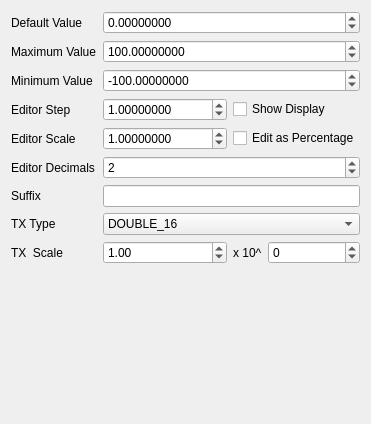
                <widget class="QWidget" name="page">
                 <layout class="QVBoxLayout" name="verticalLayout_4">
                  <item>
                   <layout class="QGridLayout" name="gridLayout_2" columnstretch="0,0,0,0">
                    <item row="5" column="0">
                     <widget class="QLabel" name="label_27">
                      <property name="text">
                       <string>Editor Decimals</string>
                      </property>
                     </widget>
                    </item>
                    <item row="1" column="1" colspan="3">
                     <widget class="QDoubleSpinBox" name="doubleMaxBox">
                      <property name="decimals">
                       <number>8</number>
                      </property>
                      <property name="minimum">
                       <double>-100000000000.000000000000000</double>
                      </property>
                      <property name="maximum">
                       <double>100000000000.000000000000000</double>
                      </property>
                      <property name="value">
                       <double>100.000000000000000</double>
                      </property>
                     </widget>
                    </item>
                    <item row="0" column="0">
                     <widget class="QLabel" name="label_6">
                      <property name="text">
                       <string>Default Value</string>
                      </property>
                     </widget>
                    </item>
                    <item row="1" column="0">
                     <widget class="QLabel" name="label_7">
                      <property name="text">
                       <string>Maximum Value</string>
                      </property>
                     </widget>
                    </item>
                    <item row="0" column="1" colspan="3">
                     <widget class="QDoubleSpinBox" name="doubleValBox">
                      <property name="decimals">
                       <number>8</number>
                      </property>
                      <property name="minimum">
                       <double>-10000000000.000000000000000</double>
                      </property>
                      <property name="maximum">
                       <double>10000000000.000000000000000</double>
                      </property>
                      <property name="value">
                       <double>0.000000000000000</double>
                      </property>
                     </widget>
                    </item>
                    <item row="7" column="1" colspan="3">
                     <widget class="QComboBox" name="doubleTxTypeBox">
                      <property name="currentIndex">
                       <number>0</number>
                      </property>
                      <item>
                       <property name="text">
                        <string>DOUBLE_16</string>
                       </property>
                      </item>
                      <item>
                       <property name="text">
                        <string>DOUBLE_32</string>
                       </property>
                      </item>
                      <item>
                       <property name="text">
                        <string>DOUBLE_32_AUTO</string>
                       </property>
                      </item>
                     </widget>
                    </item>
                    <item row="2" column="1" colspan="3">
                     <widget class="QDoubleSpinBox" name="doubleMinBox">
                      <property name="decimals">
                       <number>8</number>
                      </property>
                      <property name="minimum">
                       <double>-100000000000.000000000000000</double>
                      </property>
                      <property name="maximum">
                       <double>100000000000.000000000000000</double>
                      </property>
                      <property name="value">
                       <double>-100.000000000000000</double>
                      </property>
                     </widget>
                    </item>
                    <item row="6" column="1" colspan="3">
                     <widget class="QLineEdit" name="doubleSuffixEdit"/>
                    </item>
                    <item row="8" column="1">
                     <widget class="QDoubleSpinBox" name="doubleTxScaleBaseBox">
                      <property name="value">
                       <double>1.000000000000000</double>
                      </property>
                     </widget>
                    </item>
                    <item row="4" column="0">
                     <widget class="QLabel" name="label_10">
                      <property name="text">
                       <string>Editor Scale</string>
                      </property>
                     </widget>
                    </item>
                    <item row="7" column="0">
                     <widget class="QLabel" name="label_12">
                      <property name="text">
                       <string>TX Type</string>
                      </property>
                     </widget>
                    </item>
                    <item row="8" column="0">
                     <widget class="QLabel" name="doubleTxScaleLabel">
                      <property name="text">
                       <string>TX  Scale</string>
                      </property>
                     </widget>
                    </item>
                    <item row="8" column="2">
                     <widget class="QLabel" name="doubleTxScaleExpLabel">
                      <property name="sizePolicy">
                       <sizepolicy hsizetype="Fixed" vsizetype="Preferred">
                        <horstretch>0</horstretch>
                        <verstretch>0</verstretch>
                       </sizepolicy>
                      </property>
                      <property name="text">
                       <string>x 10^</string>
                      </property>
                     </widget>
                    </item>
                    <item row="8" column="3">
                     <widget class="QDoubleSpinBox" name="doubleTxScaleExpBox">
                      <property name="decimals">
                       <number>0</number>
                      </property>
                      <property name="minimum">
                       <double>-99.000000000000000</double>
                      </property>
                      <property name="maximum">
                       <double>99.000000000000000</double>
                      </property>
                     </widget>
                    </item>
                    <item row="3" column="0">
                     <widget class="QLabel" name="label_9">
                      <property name="text">
                       <string>Editor Step</string>
                      </property>
                     </widget>
                    </item>
                    <item row="2" column="0">
                     <widget class="QLabel" name="label_8">
                      <property name="text">
                       <string>Minimum Value</string>
                      </property>
                     </widget>
                    </item>
                    <item row="6" column="0">
                     <widget class="QLabel" name="label_11">
                      <property name="text">
                       <string>Suffix</string>
                      </property>
                     </widget>
                    </item>
                    <item row="4" column="1">
                     <widget class="QDoubleSpinBox" name="doubleEditorScaleBox">
                      <property name="decimals">
                       <number>8</number>
                      </property>
                      <property name="maximum">
                       <double>100000000.000000000000000</double>
                      </property>
                      <property name="value">
                       <double>1.000000000000000</double>
                      </property>
                     </widget>
                    </item>
                    <item row="4" column="2" colspan="2">
                     <widget class="QCheckBox" name="doubleEditPercentageBox">
                      <property name="text">
                       <string>Edit as Percentage</string>
                      </property>
                     </widget>
                    </item>
                    <item row="3" column="1">
                     <widget class="QDoubleSpinBox" name="doubleStep">
                      <property name="decimals">
                       <number>8</number>
                      </property>
                      <property name="maximum">
                       <double>100000000.000000000000000</double>
                      </property>
                      <property name="value">
                       <double>1.000000000000000</double>
                      </property>
                     </widget>
                    </item>
                    <item row="3" column="2" colspan="2">
                     <widget class="QCheckBox" name="doubleShowDisplayBox">
                      <property name="text">
                       <string>Show Display</string>
                      </property>
                     </widget>
                    </item>
                    <item row="5" column="1" colspan="3">
                     <widget class="QSpinBox" name="doubleDecimalsBox">
                      <property name="maximum">
                       <number>10</number>
                      </property>
                      <property name="value">
                       <number>2</number>
                      </property>
                     </widget>
                    </item>
                   </layout>
                  </item>
                  <item>
                   <spacer name="verticalSpacer">
                    <property name="orientation">
                     <enum>Qt::Vertical</enum>
                    </property>
                    <property name="sizeHint" stdset="0">
                     <size>
                      <width>20</width>
                      <height>149</height>
                     </size>
                    </property>
                   </spacer>
                  </item>
                 </layout>
                </widget>
